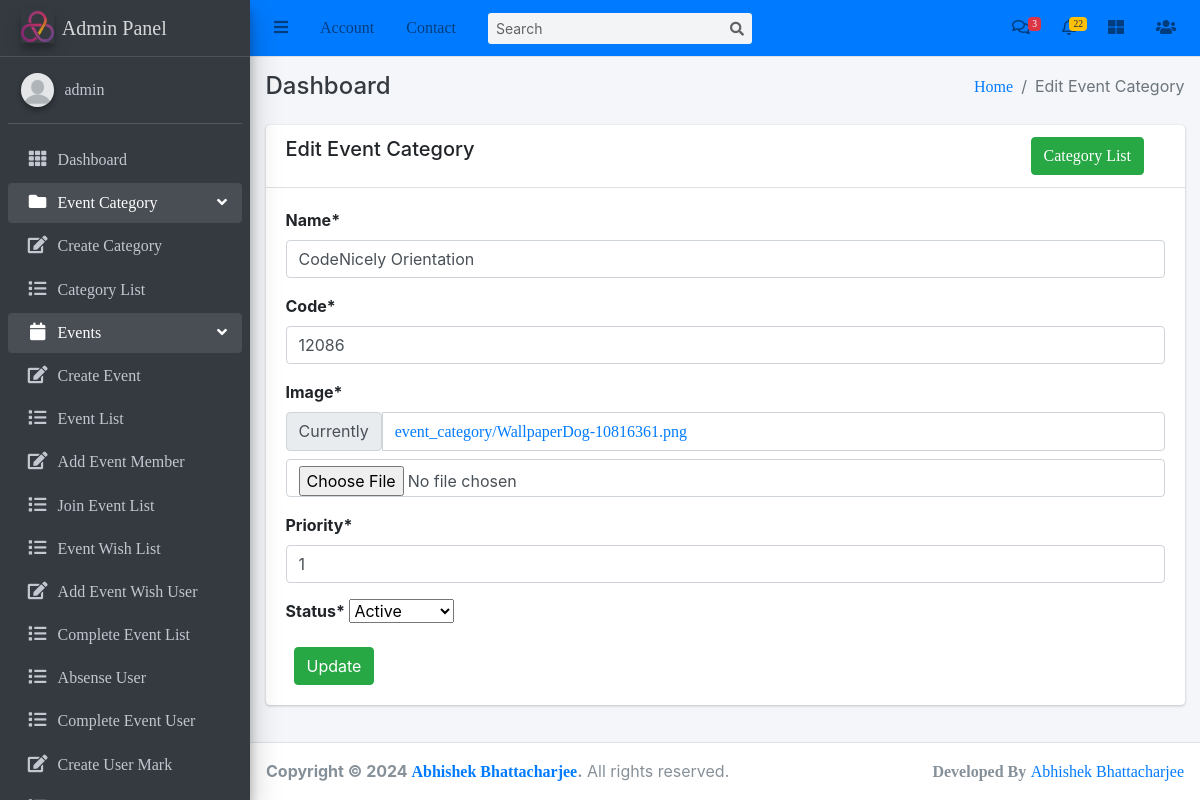
The page /events/category/1/edit/ (signed in) on the database its author committed.
### events/models.py (models this page shows, shortened)
class EventCategory(models.Model):
    name = models.CharField(max_length=255, unique=True)
    code = models.CharField(max_length=6, unique=True)
    image = models.ImageField(upload_to='event_category/')
    priority = models.IntegerField(unique=True)
    created_user = models.ForeignKey('auth.User', on_delete=models.CASCADE, related_name='created_user')
    updated_user = models.ForeignKey('auth.User', on_delete=models.CASCADE, related_name='updated_user')
    created_date = models.DateField(auto_now_add=True)
    updated_date = models.DateField(auto_now_add=True)
    status_choice = (
        ('disabled', 'Disabled'),
        ('active', 'Active'),
        ('deleted', 'Deleted'),
        ('blocked', 'Blocked'),
        ('completed', 'Completed'),
    )
    status = models.CharField(choices=status_choice, max_length=10)

### events/views.py (the view)
# urls.py: path('category/<int:pk>/edit/', EventCategoryUpdateView.as_view(), name='edit-event-category'),
class EventCategoryUpdateView(LoginRequiredMixin, UpdateView):
    login_url = 'login'
    model = EventCategory
    fields = ['name', 'code', 'image', 'priority', 'status']
    template_name = 'events/edit_event_category.html'

### templates/events/edit_event_category.html (shortened to what this page needs)
{% extends 'base/base.html' %}
{% block breadcrumb %}Edit Event Category{% endblock breadcrumb %}
{% load crispy_forms_tags %}
{% block content %}
    <div class="row">
        <div class="col-md-12">
            <div class="card">
                <div class="card-header">
                    <div class="row">
                        <div class="col-md-10">
                            <h5>Edit Event Category</h5>
                        </div>
                        <div class="col-md-2">
                            <a class="btn btn-success" href="{% url 'event-category-list' %}">Category List</a>
                        </div>
                    </div>
                </div>
                <div class="card-body">
                    <form method="post" enctype="multipart/form-data">
                        {{ form|crispy  }}
                        <button class="btn btn-success ml-2" type="submit">Update</button>
                    </form>
                </div>
            </div>
        </div>
    </div>
{% endblock content %}

### templates/base/sidebar.html (shortened to what this page needs)
{% load static %}
<aside class="main-sidebar sidebar-dark-primary elevation-4">
    <a href="#" class="brand-link">
      <img src="{% static 'img/logo.jpg' %}" alt="Logo" class="brand-image elevation-3"
           style="opacity: .8">
          <span class="brand-text font-weight-light">Admin Panel</span>
    </a>
    <div class="sidebar">
      <div class="user-panel mt-3 pb-3 mb-3 d-flex">
        <div class="image">
          <img src="{% static 'img/userimage1.jpg' %}" class="img-circle elevation-2" alt="User Image">
        </div>
        <div class="info">
          <a href="#" class="d-block">{{ request.user.username }}</a>
        </div>
      </div>
      <nav class="mt-2">
        <ul class="nav nav-pills nav-sidebar flex-column" data-widget="treeview" role="menu" data-accordion="false">
          <li class="nav-item">
            <a href="{% url 'dashboard' %}" class="nav-link">
              <i class="nav-icon fas fa-th"></i>
              <p>
                Dashboard
              </p>
            </a>
          </li>
          <li class="nav-item has-treeview menu-open">
            <a href="#" class="nav-link">
              <i class="nav-icon fas fa-folder"></i>
              <p>
                Event Category
                <i class="right fas fa-angle-left"></i>
              </p>
            </a>
            <ul class="nav nav-treeview">
              <li class="nav-item">
                <a href="{% url 'create-event-category' %}" class="nav-link">
                  <i class="far fa fa-edit nav-icon"></i>
                  <p>Create Category</p>
                </a>
              </li>
              <li class="nav-item">
                <a href="{% url 'event-category-list' %}" class="nav-link">
                  <i class="far fa fa-list nav-icon"></i>
                  <p>Category List</p>
                </a>
              </li>
            </ul>
          </li>
          <li class="nav-item has-treeview menu-open">
            <a href="#" class="nav-link">
              <i class="nav-icon fas fa-calendar"></i>
              <p>
                Events
                <i class="right fas fa-angle-left"></i>
              </p>
            </a>
            <ul class="nav nav-treeview">
              <li class="nav-item">
                <a href="{% url 'event-create' %}" class="nav-link">
                  <i class="far fa fa-edit nav-icon"></i>
                  <p>Create Event</p>
                </a>
              </li>
              <li class="nav-item">
                <a href="{% url 'event-list' %}" class="nav-link">
                  <i class="far fa fa-list nav-icon"></i>
                  <p>Event List</p>
                </a>
              </li>
              <li class="nav-item">
                <a href="{% url 'add-event-member' %}" class="nav-link">
                  <i class="far fa fa-edit nav-icon"></i>
                  <p>Add Event Member</p>
                </a>
              </li>
              <li class="nav-item">
                <a href="{% url 'join-event-list' %}" class="nav-link">
                  <i class="far fa fa-list nav-icon"></i>
                  <p>Join Event List</p>
                </a>
              </li>
              <li class="nav-item">
                <a href="{% url 'event-wish-list' %}" class="nav-link">
                  <i class="far fa fa-list nav-icon"></i>
                  <p>Event Wish List</p>
                </a>
              </li>
              <li class="nav-item">
                <a href="{% url 'add-event-wish-user' %}" class="nav-link">
                  <i class="far fa fa-edit nav-icon"></i>
                  <p>Add Event Wish User</p>
                </a>
              </li>
              <li class="nav-item">
                <a href="{% url 'complete-event' %}" class="nav-link">
                  <i class="far fa fa-list nav-icon"></i>
                  <p>Complete Event List</p>
                </a>
              </li>
              <li class="nav-item">
                <a href="{% url 'absense-user' %}" class="nav-link">
                  <i class="far fa fa-list nav-icon"></i>
                  <p>Absense User</p>
                </a>
              </li>
              <li class="nav-item">
                <a href="{% url 'complete-event-user' %}" class="nav-link">
                  <i class="far fa fa-list nav-icon"></i>
                  <p>Complete Event User</p>
                </a>
              </li>
              <li class="nav-item">
                <a href="{% url 'create-user-mark' %}" class="nav-link">
                  <i class="far fa fa-edit nav-icon"></i>
                  <p>Create User Mark</p>
                </a>
              </li>
              <li class="nav-item">
                <a href="{% url 'user-mark' %}" class="nav-link">
                  <p>User Mark List</p>
                </a>
              </li>
            </ul>
          </li>
        </ul>
      </nav>
    </div>
  </aside>

### rows shown on the page
EventCategory: name "CodeNicely Orientation", code "12086", priority "1", status "Active"

### other values the page prints
{{ request.user.username }} "admin"
